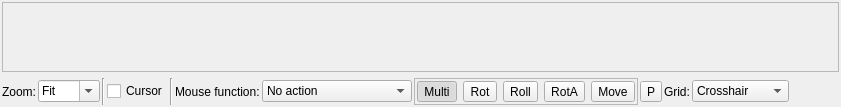
  <widget class="QWidget" name="centralwidget">
   <layout class="QVBoxLayout" name="verticalLayout" stretch="0">
    <property name="spacing">
     <number>2</number>
    </property>
    <property name="leftMargin">
     <number>2</number>
    </property>
    <property name="topMargin">
     <number>2</number>
    </property>
    <property name="rightMargin">
     <number>2</number>
    </property>
    <property name="bottomMargin">
     <number>2</number>
    </property>
    <item>
     <widget class="QWidget" name="widgetWithImage" native="true">
      <layout class="QVBoxLayout" name="verticalLayout_3">
       <property name="leftMargin">
        <number>0</number>
       </property>
       <property name="topMargin">
        <number>0</number>
       </property>
       <property name="rightMargin">
        <number>0</number>
       </property>
       <property name="bottomMargin">
        <number>0</number>
       </property>
       <item>
        <widget class="MyScrolledArea" name="scrollAreaForImage">
         <property name="verticalScrollBarPolicy">
          <enum>Qt::ScrollBarAsNeeded</enum>
         </property>
         <property name="horizontalScrollBarPolicy">
          <enum>Qt::ScrollBarAsNeeded</enum>
         </property>
         <property name="widgetResizable">
          <bool>true</bool>
         </property>
         <widget class="QWidget" name="scrollAreaWidgetContents">
          <property name="geometry">
           <rect>
            <x>0</x>
            <y>0</y>
            <width>1189</width>
            <height>798</height>
           </rect>
          </property>
          <layout class="QVBoxLayout" name="scrollAreaLayoutRenderedImage">
           <property name="spacing">
            <number>0</number>
           </property>
           <property name="leftMargin">
            <number>0</number>
           </property>
           <property name="topMargin">
            <number>0</number>
           </property>
           <property name="rightMargin">
            <number>0</number>
           </property>
           <property name="bottomMargin">
            <number>0</number>
           </property>
          </layout>
         </widget>
        </widget>
       </item>
       <item>
        <layout class="QVBoxLayout" name="verticalLayout_center">
         <property name="spacing">
          <number>2</number>
         </property>
         <item>
          <layout class="QHBoxLayout" name="hl_zoom" stretch="0,0,0,0,0,0,0,0,0,0,0,0">
           <property name="spacing">
            <number>2</number>
           </property>
           <item>
            <widget class="QLabel" name="label">
             <property name="sizePolicy">
              <sizepolicy hsizetype="Preferred" vsizetype="Minimum">
               <horstretch>0</horstretch>
               <verstretch>0</verstretch>
              </sizepolicy>
             </property>
             <property name="minimumSize">
              <size>
               <width>0</width>
               <height>0</height>
              </size>
             </property>
             <property name="text">
              <string>Zoom:</string>
             </property>
            </widget>
           </item>
           <item>
            <widget class="MyComboBox" name="comboBox_image_preview_scale">
             <property name="sizePolicy">
              <sizepolicy hsizetype="Preferred" vsizetype="Maximum">
               <horstretch>0</horstretch>
               <verstretch>0</verstretch>
              </sizepolicy>
             </property>
             <property name="editable">
              <bool>true</bool>
             </property>
             <property name="currentIndex">
              <number>0</number>
             </property>
             <item>
              <property name="text">
               <string>Fit</string>
              </property>
             </item>
             <item>
              <property name="text">
               <string>400%</string>
              </property>
             </item>
             <item>
              <property name="text">
               <string>200%</string>
              </property>
             </item>
             <item>
              <property name="text">
               <string>100%</string>
              </property>
             </item>
             <item>
              <property name="text">
               <string>50%</string>
              </property>
             </item>
             <item>
              <property name="text">
               <string>25%</string>
              </property>
             </item>
             <item>
              <property name="text">
               <string>10%</string>
              </property>
             </item>
            </widget>
           </item>
           <item>
            <widget class="Line" name="line">
             <property name="orientation">
              <enum>Qt::Vertical</enum>
             </property>
            </widget>
           </item>
           <item>
            <widget class="MyCheckBox" name="checkBox_show_cursor">
             <property name="sizePolicy">
              <sizepolicy hsizetype="Minimum" vsizetype="Maximum">
               <horstretch>0</horstretch>
               <verstretch>0</verstretch>
              </sizepolicy>
             </property>
             <property name="text">
              <string>Cursor</string>
             </property>
            </widget>
           </item>
           <item>
            <widget class="Line" name="line_2">
             <property name="orientation">
              <enum>Qt::Vertical</enum>
             </property>
            </widget>
           </item>
           <item>
            <widget class="QLabel" name="label_mouse_click_functions">
             <property name="text">
              <string>Mouse function:</string>
             </property>
            </widget>
           </item>
           <item>
            <widget class="MyComboBox" name="comboBox_mouse_click_function">
             <property name="sizePolicy">
              <sizepolicy hsizetype="Preferred" vsizetype="Maximum">
               <horstretch>0</horstretch>
               <verstretch>0</verstretch>
              </sizepolicy>
             </property>
             <property name="minimumSize">
              <size>
               <width>150</width>
               <height>0</height>
              </size>
             </property>
             <property name="toolTip">
              <string>&lt;html&gt;&lt;head/&gt;&lt;body&gt;&lt;p&gt;Select the action performed when clicking on the image.&lt;/p&gt;&lt;ul style=&quot;margin-top: 0px; margin-bottom: 0px; margin-left: 0px; margin-right: 0px; -qt-list-indent: 1;&quot;&gt;&lt;li style=&quot; margin-top:0px; margin-bottom:0px; margin-left:0px; margin-right:0px; -qt-block-indent:0; text-indent:0px;&quot;&gt;&lt;span style=&quot; font-weight:600;&quot;&gt;No action&lt;/span&gt; – disables mouse click actions.&lt;/li&gt;&lt;li style=&quot; margin-top:0px; margin-bottom:0px; margin-left:0px; margin-right:0px; -qt-block-indent:0; text-indent:0px;&quot;&gt;&lt;span style=&quot; font-weight:600;&quot;&gt;Move the camera&lt;/span&gt; – moves the camera or target (depends on movement/rotation mode).&lt;/li&gt;&lt;li style=&quot; margin-top:0px; margin-bottom:0px; margin-left:0px; margin-right:0px; -qt-block-indent:0; text-indent:0px;&quot;&gt;&lt;span style=&quot; font-weight:600;&quot;&gt;Set fog visibility&lt;/span&gt; – sets the visibility distance for the basic fog effect.&lt;/li&gt;&lt;li style=&quot; margin-top:0px; margin-bottom:0px; margin-left:0px; margin-right:0px; -qt-block-indent:0; text-indent:0px;&quot;&gt;&lt;span style=&quot; font-weight:600;&quot;&gt;Set DOF focus&lt;/span&gt; – sets the focal distance/object for depth of field.&lt;/li&gt;&lt;li style=&quot; margin-top:0px; margin-bottom:0px; margin-left:0px; margin-right:0px; -qt-block-indent:0; text-indent:0px;&quot;&gt;&lt;span style=&quot; font-weight:600;&quot;&gt;Get Julia constant&lt;/span&gt; – samples the Julia constant from the clicked point.&lt;/li&gt;&lt;li style=&quot; margin-top:0px; margin-bottom:0px; margin-left:0px; margin-right:0px; -qt-block-indent:0; text-indent:0px;&quot;&gt;&lt;span style=&quot; font-weight:600;&quot;&gt;Place light #n&lt;/span&gt; – places the selected light at the clicked point. &lt;br/&gt;Ctrl + Mouse wheel: move light forward/backward &lt;br/&gt;Alt + Mouse wheel: adjust placement depth&lt;/li&gt;&lt;li style=&quot; margin-top:0px; margin-bottom:0px; margin-left:0px; margin-right:0px; -qt-block-indent:0; text-indent:0px;&quot;&gt;&lt;span style=&quot; font-weight:600;&quot;&gt;Place primitive&lt;/span&gt; – places the selected primitive at the clicked point.&lt;/li&gt;&lt;li style=&quot; margin-top:0px; margin-bottom:0px; margin-left:0px; margin-right:0px; -qt-block-indent:0; text-indent:0px;&quot;&gt;&lt;span style=&quot; font-weight:600;&quot;&gt;Place center of random light&lt;/span&gt; – sets the distribution center for random lights.&lt;/li&gt;&lt;li style=&quot; margin-top:0px; margin-bottom:0px; margin-left:0px; margin-right:0px; -qt-block-indent:0; text-indent:0px;&quot;&gt;&lt;span style=&quot; font-weight:600;&quot;&gt;Get coordinates&lt;/span&gt; – shows 3D coordinates and distance at the clicked point.&lt;/li&gt;&lt;li style=&quot; margin-top:0px; margin-bottom:0px; margin-left:0px; margin-right:0px; -qt-block-indent:0; text-indent:0px;&quot;&gt;&lt;span style=&quot; font-weight:600;&quot;&gt;Wrap limits around object&lt;/span&gt; – adjusts render limits to the clicked object.&lt;/li&gt;&lt;li style=&quot; margin-top:0px; margin-bottom:0px; margin-left:0px; margin-right:0px; -qt-block-indent:0; text-indent:0px;&quot;&gt;&lt;span style=&quot; font-weight:600;&quot;&gt;Flight speed control&lt;/span&gt; – LMB: speed up, RMB: slow down, arrows: strafe, Z/X: roll, Space: pause, Shift: orthogonal move.&lt;/li&gt;&lt;/ul&gt;&lt;/body&gt;&lt;/html&gt;</string>
             </property>
             <item>
              <property name="text">
               <string>No action</string>
              </property>
             </item>
            </widget>
           </item>
           <item>
            <widget class="QFrame" name="frame">
             <property name="frameShape">
              <enum>QFrame::StyledPanel</enum>
             </property>
             <property name="frameShadow">
              <enum>QFrame::Raised</enum>
             </property>
             <layout class="QHBoxLayout" name="horizontalLayout">
              <property name="leftMargin">
               <number>2</number>
              </property>
              <property name="topMargin">
               <number>2</number>
              </property>
              <property name="rightMargin">
               <number>2</number>
              </property>
              <property name="bottomMargin">
               <number>2</number>
              </property>
              <item>
               <widget class="QToolButton" name="toolButton_multiMode">
                <property name="toolTip">
                 <string>Auto - Rotation mode depends on used button</string>
                </property>
                <property name="text">
                 <string>Multi</string>
                </property>
                <property name="icon">
                 <iconset resource="icons.qrc">
                  <normaloff>:/navigation/icons/auto.svg</normaloff>:/navigation/icons/auto.svg</iconset>
                </property>
                <property name="checkable">
                 <bool>true</bool>
                </property>
                <property name="checked">
                 <bool>true</bool>
                </property>
                <property name="autoExclusive">
                 <bool>true</bool>
                </property>
               </widget>
              </item>
              <item>
               <widget class="QToolButton" name="toolButton_rotMode">
                <property name="toolTip">
                 <string>Rotate camera</string>
                </property>
                <property name="text">
                 <string>Rot</string>
                </property>
                <property name="icon">
                 <iconset resource="icons.qrc">
                  <normaloff>:/navigation/icons/rot.svg</normaloff>:/navigation/icons/rot.svg</iconset>
                </property>
                <property name="checkable">
                 <bool>true</bool>
                </property>
                <property name="autoExclusive">
                 <bool>true</bool>
                </property>
               </widget>
              </item>
              <item>
               <widget class="QToolButton" name="toolButton_rollMode">
                <property name="toolTip">
                 <string>Roll camera</string>
                </property>
                <property name="text">
                 <string>Roll</string>
                </property>
                <property name="icon">
                 <iconset resource="icons.qrc">
                  <normaloff>:/navigation/icons/roll.svg</normaloff>:/navigation/icons/roll.svg</iconset>
                </property>
                <property name="checkable">
                 <bool>true</bool>
                </property>
                <property name="autoExclusive">
                 <bool>true</bool>
                </property>
               </widget>
              </item>
              <item>
               <widget class="QToolButton" name="toolButton_rotAroundMode">
                <property name="toolTip">
                 <string>Rotate around indicated point</string>
                </property>
                <property name="text">
                 <string>RotA</string>
                </property>
                <property name="icon">
                 <iconset resource="icons.qrc">
                  <normaloff>:/navigation/icons/rot-around.svg</normaloff>:/navigation/icons/rot-around.svg</iconset>
                </property>
                <property name="checkable">
                 <bool>true</bool>
                </property>
                <property name="autoExclusive">
                 <bool>true</bool>
                </property>
               </widget>
              </item>
              <item>
               <widget class="QToolButton" name="toolButton_moveMode">
                <property name="toolTip">
                 <string>Move camera</string>
                </property>
                <property name="text">
                 <string>Move</string>
                </property>
                <property name="icon">
                 <iconset resource="icons.qrc">
                  <normaloff>:/navigation/icons/cross.svg</normaloff>:/navigation/icons/cross.svg</iconset>
                </property>
                <property name="checkable">
                 <bool>true</bool>
                </property>
                <property name="autoExclusive">
                 <bool>true</bool>
                </property>
               </widget>
              </item>
             </layout>
            </widget>
           </item>
           <item>
            <widget class="QToolButton" name="toolButton_preciseRotation">
             <property name="toolTip">
              <string>Precise rotations</string>
             </property>
             <property name="text">
              <string>P</string>
             </property>
             <property name="icon">
              <iconset resource="icons.qrc">
               <normaloff>:/navigation/icons/precise.svg</normaloff>:/navigation/icons/precise.svg</iconset>
             </property>
             <property name="checkable">
              <bool>true</bool>
             </property>
            </widget>
           </item>
           <item>
            <widget class="QLabel" name="label_2">
             <property name="text">
              <string>Grid:</string>
             </property>
            </widget>
           </item>
           <item>
            <widget class="MyComboBox" name="comboBox_grid_type">
             <item>
              <property name="text">
               <string>Crosshair</string>
              </property>
             </item>
             <item>
              <property name="text">
               <string>Thirds grid</string>
              </property>
             </item>
             <item>
              <property name="text">
               <string>Golden ratio</string>
              </property>
             </item>
            </widget>
           </item>
           <item>
            <spacer name="horizontalSpacer">
             <property name="orientation">
              <enum>Qt::Horizontal</enum>
             </property>
             <property name="sizeHint" stdset="0">
              <size>
               <width>40</width>
               <height>20</height>
              </size>
             </property>
            </spacer>
           </item>
          </layout>
         </item>
        </layout>
       </item>
      </layout>
     </widget>
    </item>
   </layout>
  </widget>
